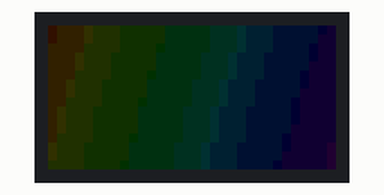
This sketch was run on a simulated Arduino Uno, built with avr-gcc and run on an emulated ATmega328P. Parts: 32×16 colour display.

Above: at 8.78 s.
At 24.1 s:
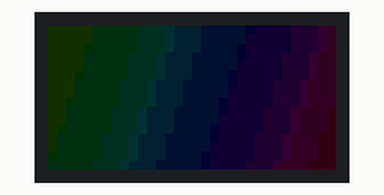
At 39.2 s:
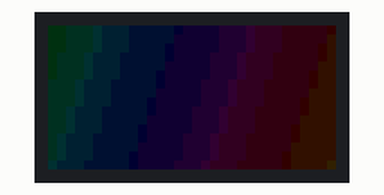

The sketch:

sketch_sep24a.ino
```cpp
#include "Adafruit_GFX.h" // Core graphics library
#include "RGBmatrixPanel.h" // Hardware-specific library

#define CLK 8 // MUST be on PORTB!
#define LAT A3
#define OE 9
#define A A0
#define B A1
#define C A2

// Last parameter = 'false' disable double-buffering
RGBmatrixPanel matrix(A, B, C, CLK, LAT, OE, false);

void setup() {
matrix.begin();
}

int H=0;
void loop() {
  //matrix.fillScreen(matrix.Color333(0, 0, 0));
  for(int y=0;y<16;y++){
    for(int x=0;x<32;x++){
      matrix.drawPixel(x,y,matrix.ColorHSV(x*30+y*10+H,128,128,true));
    }
  }
  H+=10;
// fill the screen with black
//matrix.fillScreen(matrix.Color333(0, 0, 0));
//delay(1000);
}
```
